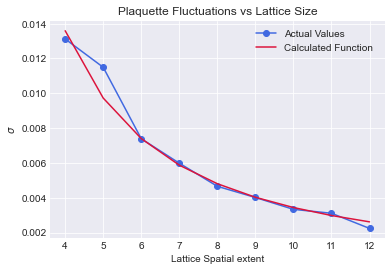

Generate this figure with Python:
"""
This code analyses the noise (standard deviation) of the average plaquette for lattice sizes from 4^3 x 4 to 12^3 x 4. 
It calculates the standard deviation and how much it oscillates about the constant value of the average plaquette that is independent of lattice size. 
We also compose a function that calculates how the noise decreases as lattice size increases for any size lattice.
"""
import numpy as np
from numpy import log,pi,arccos,sin, cos
import matplotlib.pyplot as plt
from datetime import datetime
import statistics

plt.style.use('seaborn-v0_8-darkgrid')


start_time = datetime.now()

print('Start Time:', start_time.strftime('%H:%M:%S'))

beta = 1.9
nwarm = 20
runs = 100


directions = np.array([[1,0,0,0],[0,1,0,0],[0,0,1,0],[0,0,0,1]])



def initial_kick(Nx,Ny,Nz,Nt):
    U = np.zeros((Nx, Ny, Nz, Nt, 4, 4))
    for i in range(Nx):
        for j in range(Ny):
            for k in range(Nz):
                for l in range(Nt):
                    for mu in range(4): 
                        U[i, j, k, l, mu] = random_vars()
    return U



def makematrix(u):
    return np.array([[u[0] + u[3]*1j, u[1]*1j+u[2]],[u[1]*1j-u[2],u[0]-u[3]*1j]])

def trace(u):
    return 2*u[0]
 


def nn(u,v):
    w0 = u[0]*v[0]-u[3]*v[3]-u[1]*v[1]-u[2]*v[2]
    w1 = u[0]*v[1]+u[3]*v[2]+u[1]*v[0]-u[2]*v[3]
    w2 = u[0]*v[2]-u[3]*v[1]+u[1]*v[3]+u[2]*v[0]
    w3 = u[0]*v[3]+u[3]*v[0]-u[1]*v[2]+u[2]*v[1]
    return np.array([w0,w1,w2,w3])

def nd(u,v):
    w0 = u[0]*v[0]+u[3]*v[3]+u[1]*v[1]+u[2]*v[2]
    w1 = -u[0]*v[1]-u[3]*v[2]+u[1]*v[0]+u[2]*v[3]
    w2 = -u[0]*v[2]+u[3]*v[1]-u[1]*v[3]+u[2]*v[0]
    w3 = -u[0]*v[3]+u[3]*v[0]+u[1]*v[2]-u[2]*v[1]
    return np.array([w0,w1,w2,w3])

def dn(u,v):
    w0 = u[0]*v[0]+u[3]*v[3]+u[1]*v[1]+u[2]*v[2]
    w1 = u[0]*v[1]-u[3]*v[2]-u[1]*v[0]+u[2]*v[3]
    w2 = u[0]*v[2]+u[3]*v[1]-u[1]*v[3]-u[2]*v[0]
    w3 = u[0]*v[3]-u[3]*v[0]+u[1]*v[2]-u[2]*v[1]
    return np.array([w0,w1,w2,w3])

def dd(u,v):
    w0 = u[0]*v[0]-u[3]*v[3]-u[1]*v[1]-u[2]*v[2] 
    w1 = -u[0]*v[1]+u[3]*v[2]-u[1]*v[0]-u[2]*v[3]
    w2 = -u[0]*v[2]-u[3]*v[1]+u[1]*v[3]-u[2]*v[0]
    w3 = -u[0]*v[3]-u[3]*v[0]-u[1]*v[2]+u[2]*v[1]
    return np.array([w0,w1,w2,w3])

def random_vars():
    u = np.random.randn(4)
    norm = np.linalg.norm(u)
    return u/norm


def staple(x,mu,U,Nx,Ny,Nz,Nt):
    staple_sum = np.array([0,0,0,0])
    lattice = np.array([Nx,Ny,Nz,Nt])
    for v in range(4):
        if v != mu:
            xmu = np.mod((x + directions[mu]),lattice)
            x_plus_v  = np.mod((x + directions[v]), lattice)
            xmuv = np.mod((x + directions[mu] - directions[v]),lattice)
            x_minus_v = np.mod((x - directions[v]),lattice)
            
            first = (nn(U[tuple(xmu)+ (v,)],dd(U[tuple(x_plus_v)+ (mu,)],U[tuple(x)+ (v,)]))) 
            second = dn(U[tuple(xmuv)+ (v,)],dn(U[tuple(x_minus_v)+ (mu,)],U[tuple(x_minus_v)+ (v,)]))
            staple_sum = staple_sum + first + second 
    return staple_sum

def action(x,mu,U):
    stap = staple(x,mu,U)
    return stap[0] - beta/2 * trace(nn(U[tuple(x)+ (mu,)],stap))

def plaquette(x,mu,v,U,Nx,Ny,Nz,Nt):
    lattice = np.array([Nx,Ny,Nz,Nt])
    xmu = np.mod((x + directions[mu]),lattice)
    xv = np.mod((x + directions[v]), lattice)
    
    first = dd(U[tuple(xv)+ (mu,)],U[tuple(x)+ (v,)])
    second = nn(U[tuple(xmu)+ (v,)],first)
    third = nn(U[tuple(x)+ (mu,)],second)
    return 1/2 * trace(third)

def average_plaquette(U,Nx,Ny,Nz,Nt):
    plaq_sum = 0
    for i in range(Nx):
        for j in range(Ny):
            for k in range(Nz):
                for l in range(Nt):
                    for mu in range(4):
                        for v in range(mu+1,4):
                            plaq_sum += plaquette([i,j,k,l], mu, v,U,Nx,Ny,Nz,Nt)
                            
    return 1/(6*(Nx**3*Nt)) * plaq_sum 
                            

def norm(m):
    return np.sqrt(m[0]**2+m[1]**2+m[2]**2+m[3]**2)


def randfn(a):
    R = 2
    d = 0
    count = 0
    while R**2 > 1 - d/2:
        X1 = -np.log(np.random.rand())/a
        X2 = -np.log(np.random.rand())/a
        C = np.cos(2 * np.pi * np.random.rand())**2
        d = X1 * C + X2
        R = np.random.rand()
        count += 1
    return 1 - d,count

def heatbath(U,beta,Nx,Ny,Nz,Nt):
    count = []
    for i in range(Nx):
        for j in range(Ny):
            for k in range(Nz):
                for l in range(Nt):
                    for mu in range(4):  
                        x = np.array([i, j, k, l])
                        stap = staple(x,mu,U,Nx,Ny,Nz,Nt)
                        xi = norm(stap)
                        s = stap/xi
                        a4 ,c= randfn(beta*xi) 
                        count.append(c)
                        r = np.sqrt(1-a4**2)
                        
                        th = np.pi * np.random.rand()
                        phi = 2 * np.pi * np.random.rand()
                        
                        cth = np.cos(th)
                        sth = np.sqrt(1 - cth * cth)  
                        
                        a = [a4,r * sth * np.cos(phi), r * sth * np.sin(phi), r * cth]
                        gnew = nd(a, s)
                        U[i,j,k,l,mu] = gnew
                        
    return U



constant = []
deviation = []

lattice = np.arange(4,13)

# Runs the algorithm for various lattice sizes and calulates the mean value of the plaquette aswell as the standard deviation

for i in range(4,13):
    U = initial_kick(i,i,i,4)
    plaquette_vals = []

    for _ in range(nwarm):
        U= heatbath(U,beta,i,i,i,4)
    
    for a in np.arange(1,runs):
        U = heatbath(U,beta,i,i,i,4)
        plaquette_vals.append(average_plaquette(U,i,i,i,4))
        
    constant.append(np.mean(plaquette_vals))
    deviation.append(np.std(plaquette_vals))


# Then we want to calculate the constant alpha for our fitted function allowing us to formulate a function for the noise of a given lattice

alpha_vals = []
for i in range(len(deviation)):
    N = i+4
    alpha_vals.append(deviation[i] * np.sqrt(N**3 * 4))
    
print("Alpha: ", np.mean(alpha_vals))
expected = []

for i in lattice:
    expected.append(np.mean(alpha_vals)/np.sqrt(i**3*4))
    
plt.figure()
plt.plot(lattice,deviation, label='Actual Values',color='royalblue')
plt.plot(lattice,expected,label='Calculated Function ',color='crimson')
plt.xlabel('Lattice Spatial extent')
plt.ylabel(r'$\sigma$')
plt.legend()
plt.grid(True)
plt.title('Plaquette Fluctuations vs Lattice Size')
plt.show()
    


end_time = datetime.now()
print('Duration: {}'.format(end_time - start_time))
